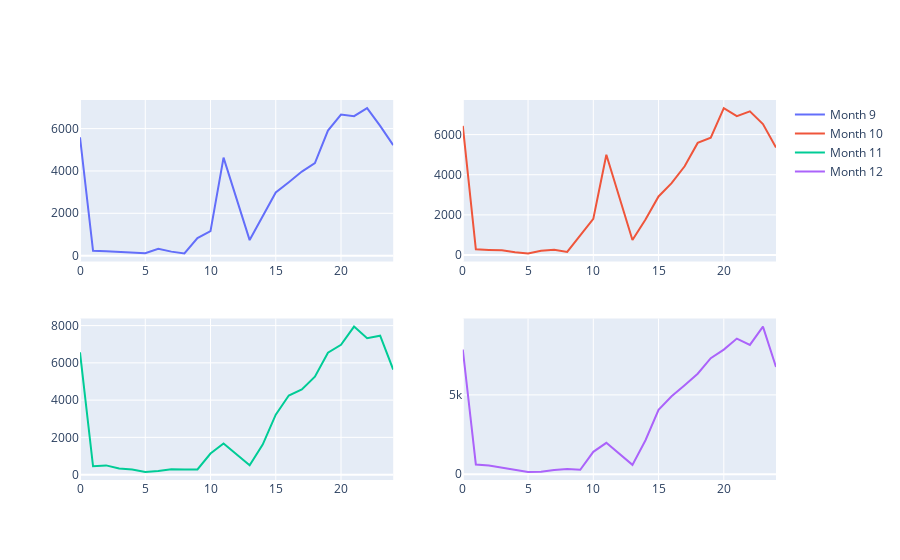

The notebook cell this image was saved under:
### Code cell
import dash_core_components as dcc
import plotly.express as px
import plotly.subplots as sp
import plotly.graph_objects as go
from plotly.subplots import make_subplots

#Make subplots to display different slices of data all together on one plot
fig = make_subplots(rows=2, cols=2, start_cell="top-left")

fig.add_trace(go.Line(x=m9['Hour_Mil'], y=m9['Count'], name='Month 9'),row=1, col=1)
fig.add_trace(go.Line(x=m10['Hour_Mil'], y=m10['Count'], name='Month 10'),row=1, col=2)
fig.add_trace(go.Line(x=m11['Hour_Mil'], y=m11['Count'], name='Month 11'),row=2, col=1)
fig.add_trace(go.Line(x=m12['Hour_Mil'], y=m12['Count'], name='Month 12'),row=2, col=2)

fig.show()

### Figure 1 — Plotly figure (JSON) as saved in the notebook; plotly's stock layout.template omitted (floating-point values rounded to 4 significant figures)
{"data": [{"name": "Month 9", "type": "scatter", "x": [0, 1, 2, 3, 4, 5, 6, 7, 8, 9, 10, 11, 13, 14, 15, 16, 17, 18, 19, 20, 21, 22, 23, 24], "xaxis": "x", "y": [5592, 226, 210, 177, 128, 110, 318, 189, 104, 828, 1160, 4631, 734, 1876, 2985, 3468, 3970, 4374, 5908, 6664, 6588, 6970, 6127, 5220], "yaxis": "y"}, {"name": "Month 10", "type": "scatter", "x": [0, 1, 2, 3, 4, 5, 6, 7, 8, 9, 10, 11, 13, 14, 15, 16, 17, 18, 19, 20, 21, 22, 23, 24], "xaxis": "x2", "y": [6432, 284, 254, 234, 136, 80, 216, 259, 152, 981, 1800, 4994, 746, 1774, 2919, 3584, 4420, 5586, 5845, 7320, 6921, 7160, 6523, 5352], "yaxis": "y2"}, {"name": "Month 11", "type": "scatter", "x": [0, 1, 2, 3, 4, 5, 6, 7, 8, 9, 10, 11, 13, 14, 15, 16, 17, 18, 19, 20, 21, 22, 23, 24], "xaxis": "x3", "y": [6564, 448, 496, 324, 280, 145, 192, 294, 272, 279, 1130, 1672, 502, 1614, 3216, 4248, 4570, 5256, 6545, 6968, 7947, 7320, 7458, 5640], "yaxis": "y3"}, {"name": "Month 12", "type": "scatter", "x": [0, 1, 2, 3, 4, 5, 6, 7, 8, 9, 10, 11, 13, 14, 15, 16, 17, 18, 19, 20, 21, 22, 23, 24], "xaxis": "x4", "y": [7860, 615, 546, 420, 252, 145, 150, 273, 336, 279, 1410, 1980, 591, 2144, 4062, 4912, 5615, 6336, 7315, 7856, 8550, 8150, 9306, 6756], "yaxis": "y4"}], "layout": {"xaxis": {"anchor": "y", "domain": [0, 0.45]}, "xaxis2": {"anchor": "y2", "domain": [0.55, 1]}, "xaxis3": {"anchor": "y3", "domain": [0, 0.45]}, "xaxis4": {"anchor": "y4", "domain": [0.55, 1]}, "yaxis": {"anchor": "x", "domain": [0.575, 1]}, "yaxis2": {"anchor": "x2", "domain": [0.575, 1]}, "yaxis3": {"anchor": "x3", "domain": [0, 0.425]}, "yaxis4": {"anchor": "x4", "domain": [0, 0.425]}}}
